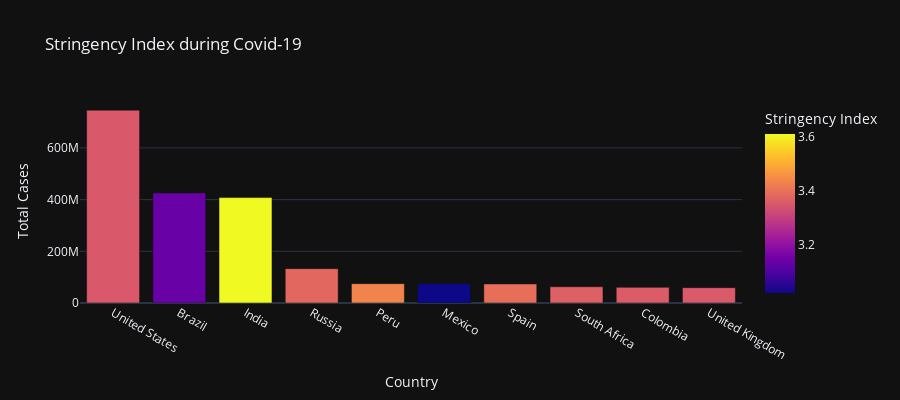

Notebook code cell kept with this figure:
### Code cell
fig = px.bar(data, x='Country', y='Total Cases',
             hover_data=['Population', 'Total Deaths'],
             color='Stringency Index', height=400,
             title= "Stringency Index during Covid-19")
fig.show()

### Figure 1 — Plotly figure (JSON) as saved in the notebook; plotly's stock layout.template omitted (floating-point values rounded to 4 significant figures)
{"data": [{"alignmentgroup": "True", "customdata": [[19.62, 26480000.0], [19.17, 14340000.0], [21.05, 7247000.0], [18.8, 2132000.0], [17.31, 3020000.0], [18.67, 7296000.0], [17.66, 5511000.0], [17.9, 1358000.0], [17.75, 1936000.0], [18.03, 7250000.0]], "hovertemplate": "Country=%{x}<br>Total Cases=%{y}<br>Population=%{customdata[0]}<br>Total Deaths=%{customdata[1]}<br>Stringency Index=%{marker.color}<extra></extra>", "legendgroup": "", "marker": {"color": [3.351, 3.136, 3.611, 3.38, 3.43, 3.019, 3.394, 3.364, 3.358, 3.354], "coloraxis": "coloraxis", "pattern": {"shape": ""}}, "name": "", "offsetgroup": "", "orientation": "v", "showlegend": false, "textposition": "auto", "x": ["United States", "Brazil", "India", "Russia", "Peru", "Mexico", "Spain", "South Africa", "Colombia", "United Kingdom"], "xaxis": "x", "y": [746000000.0, 425700000.0, 407800000.0, 132900000.0, 74880000.0, 74350000.0, 73720000.0, 63030000.0, 60540000.0, 59480000.0], "yaxis": "y", "type": "bar"}], "layout": {"xaxis": {"anchor": "y", "domain": [0.0, 1.0], "title": {"text": "Country"}}, "yaxis": {"anchor": "x", "domain": [0.0, 1.0], "title": {"text": "Total Cases"}}, "coloraxis": {"colorbar": {"title": {"text": "Stringency Index"}}, "colorscale": [[0.0, "#0d0887"], [0.1111, "#46039f"], [0.2222, "#7201a8"], [0.3333, "#9c179e"], [0.4444, "#bd3786"], [0.5556, "#d8576b"], [0.6667, "#ed7953"], [0.7778, "#fb9f3a"], [0.8889, "#fdca26"], [1.0, "#f0f921"]]}, "legend": {"tracegroupgap": 0}, "title": {"text": "Stringency Index during Covid-19"}, "barmode": "relative", "height": 400}}
